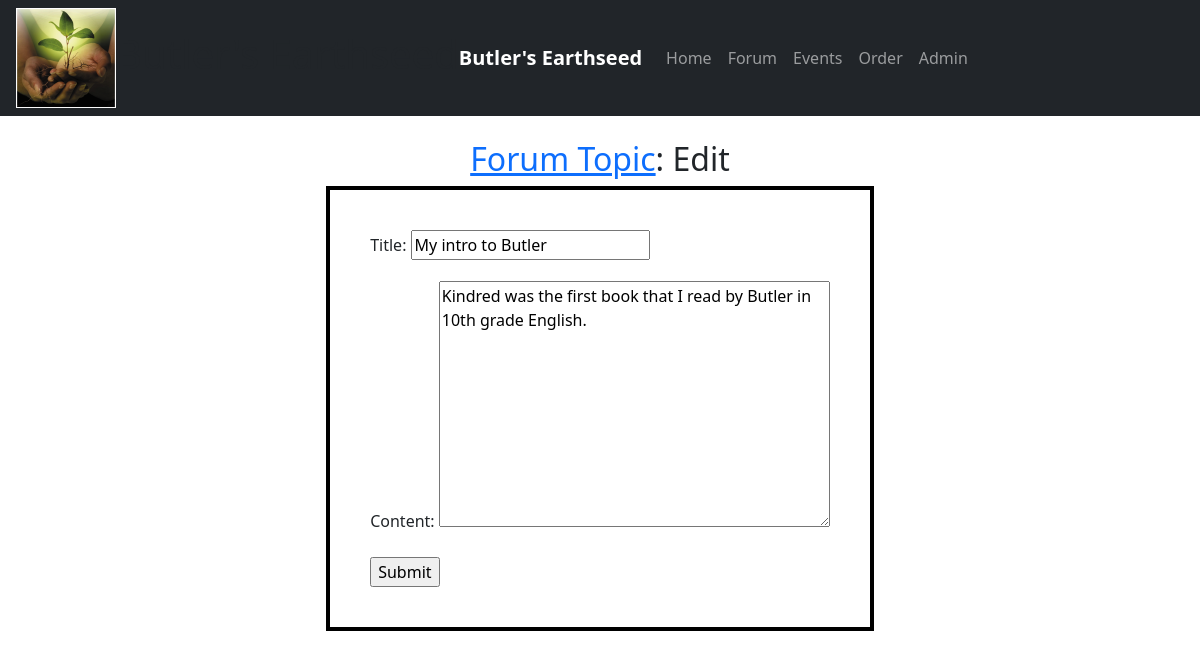
The app's page /edit_topic/6/ with its own data.
### earthseed/models.py (models this page shows, shortened)
class Topic(models.Model):
    forum = models.ForeignKey(Forum, on_delete=models.PROTECT, related_name="topics")
    member_id = models.ForeignKey(Member, on_delete=models.PROTECT)
    title = models.CharField(max_length=120)
    date_created = models.DateTimeField(auto_now_add = True)
    content = models.TextField()

### earthseed/views.py (the view)
# urls.py: path('edit_topic/<int:pk>/', views.TopicUpdate.as_view(), name='edit_topic'),
class TopicUpdate(UpdateView):
    model = Topic
    fields = ['title', 'content']
    success_url = reverse_lazy('forum_list')

### earthseed/templates/earthseed/topic_form.html (shortened to what this page needs)
<!DOCTYPE html>
<html lang="en">
<head>
</head>
<body>
    {% extends "earthseed/base.html" %}
    {% load static %}
    {% block content %}
    <br>
    <div class="container">
        <h2><a href="{% url 'forum_list' %}">Forum Topic</a>: Edit</h2>
        <form method="post">
            {{ form.as_p }}
            <input type="submit" value="Submit" />
        </form>
    </div>
    {% endblock %}

### earthseed/templates/earthseed/topic_form.html (style rules this page uses)
h2 { text-align: center }
form { border:4px solid black; margin: 0 auto; padding: 40px; width: fit-content; }

### records on screen
Topic: title "My intro to Butler", content "Kindred was the first book that I read by Butler in 10th grade English."
